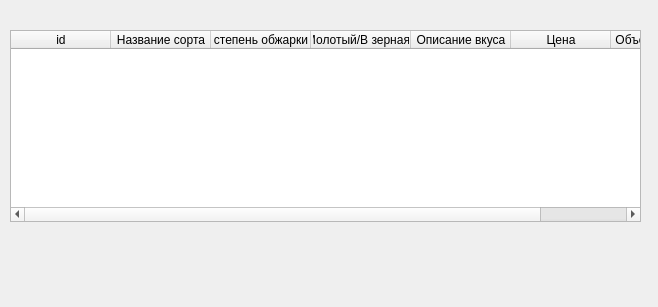
<?xml version="1.0" encoding="UTF-8"?>
<ui version="4.0">
 <class>Form</class>
 <widget class="QWidget" name="Form">
  <property name="geometry">
   <rect>
    <x>0</x>
    <y>0</y>
    <width>658</width>
    <height>307</height>
   </rect>
  </property>
  <property name="windowTitle">
   <string>Form</string>
  </property>
  <widget class="QTableWidget" name="tableWidget">
   <property name="geometry">
    <rect>
     <x>10</x>
     <y>30</y>
     <width>631</width>
     <height>192</height>
    </rect>
   </property>
   <column>
    <property name="text">
     <string>id</string>
    </property>
   </column>
   <column>
    <property name="text">
     <string>Название сорта</string>
    </property>
   </column>
   <column>
    <property name="text">
     <string>степень обжарки</string>
    </property>
   </column>
   <column>
    <property name="text">
     <string>Молотый/В зернаях</string>
    </property>
   </column>
   <column>
    <property name="text">
     <string>Описание вкуса</string>
    </property>
   </column>
   <column>
    <property name="text">
     <string>Цена</string>
    </property>
   </column>
   <column>
    <property name="text">
     <string>Объем упаковки</string>
    </property>
   </column>
  </widget>
 </widget>
 <resources/>
 <connections/>
</ui>
